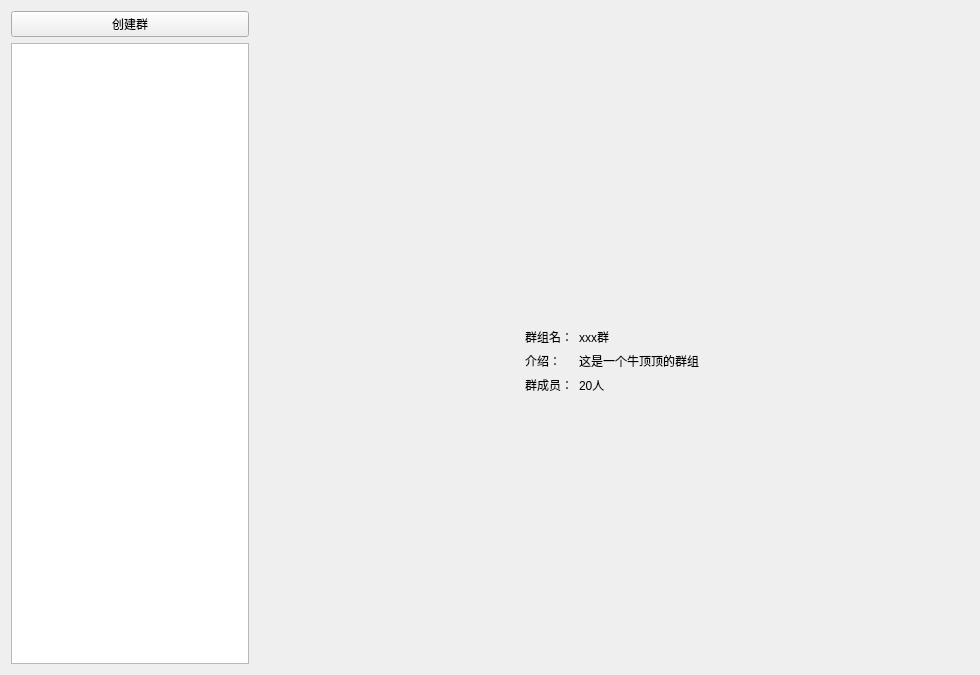
<?xml version="1.0" encoding="UTF-8"?>
<ui version="4.0">
 <class>GroupMainWidget</class>
 <widget class="QWidget" name="GroupMainWidget">
  <property name="geometry">
   <rect>
    <x>0</x>
    <y>0</y>
    <width>980</width>
    <height>675</height>
   </rect>
  </property>
  <property name="windowTitle">
   <string>Form</string>
  </property>
  <layout class="QGridLayout" name="gridLayout" columnstretch="1,3">
   <item row="1" column="0">
    <widget class="QListView" name="group_listView">
     <property name="minimumSize">
      <size>
       <width>100</width>
       <height>0</height>
      </size>
     </property>
    </widget>
   </item>
   <item row="1" column="1">
    <widget class="QWidget" name="group_info_widget" native="true">
     <layout class="QGridLayout" name="gridLayout_3">
      <item row="1" column="1">
       <widget class="QWidget" name="widget" native="true">
        <layout class="QGridLayout" name="gridLayout_2">
         <item row="0" column="0">
          <widget class="QLabel" name="label">
           <property name="text">
            <string>群组名：</string>
           </property>
          </widget>
         </item>
         <item row="0" column="1">
          <widget class="QLabel" name="group_name_label">
           <property name="text">
            <string>xxx群</string>
           </property>
          </widget>
         </item>
         <item row="1" column="0">
          <widget class="QLabel" name="label_3">
           <property name="text">
            <string>介绍：</string>
           </property>
          </widget>
         </item>
         <item row="2" column="0">
          <widget class="QLabel" name="label_4">
           <property name="text">
            <string>群成员：</string>
           </property>
          </widget>
         </item>
         <item row="1" column="1">
          <widget class="QLabel" name="group_info_label">
           <property name="text">
            <string>这是一个牛顶顶的群组</string>
           </property>
          </widget>
         </item>
         <item row="2" column="1">
          <widget class="QLabel" name="group_size_label">
           <property name="text">
            <string>20人</string>
           </property>
          </widget>
         </item>
        </layout>
       </widget>
      </item>
      <item row="2" column="1">
       <spacer name="verticalSpacer_2">
        <property name="orientation">
         <enum>Qt::Vertical</enum>
        </property>
        <property name="sizeHint" stdset="0">
         <size>
          <width>20</width>
          <height>263</height>
         </size>
        </property>
       </spacer>
      </item>
      <item row="1" column="0">
       <spacer name="horizontalSpacer">
        <property name="orientation">
         <enum>Qt::Horizontal</enum>
        </property>
        <property name="sizeHint" stdset="0">
         <size>
          <width>263</width>
          <height>20</height>
         </size>
        </property>
       </spacer>
      </item>
      <item row="1" column="2">
       <spacer name="horizontalSpacer_2">
        <property name="orientation">
         <enum>Qt::Horizontal</enum>
        </property>
        <property name="sizeHint" stdset="0">
         <size>
          <width>263</width>
          <height>20</height>
         </size>
        </property>
       </spacer>
      </item>
      <item row="0" column="1">
       <spacer name="verticalSpacer">
        <property name="orientation">
         <enum>Qt::Vertical</enum>
        </property>
        <property name="sizeHint" stdset="0">
         <size>
          <width>20</width>
          <height>278</height>
         </size>
        </property>
       </spacer>
      </item>
     </layout>
    </widget>
   </item>
   <item row="0" column="0">
    <widget class="QPushButton" name="create_group_btn">
     <property name="text">
      <string>创建群</string>
     </property>
    </widget>
   </item>
  </layout>
 </widget>
 <resources/>
 <connections/>
</ui>
